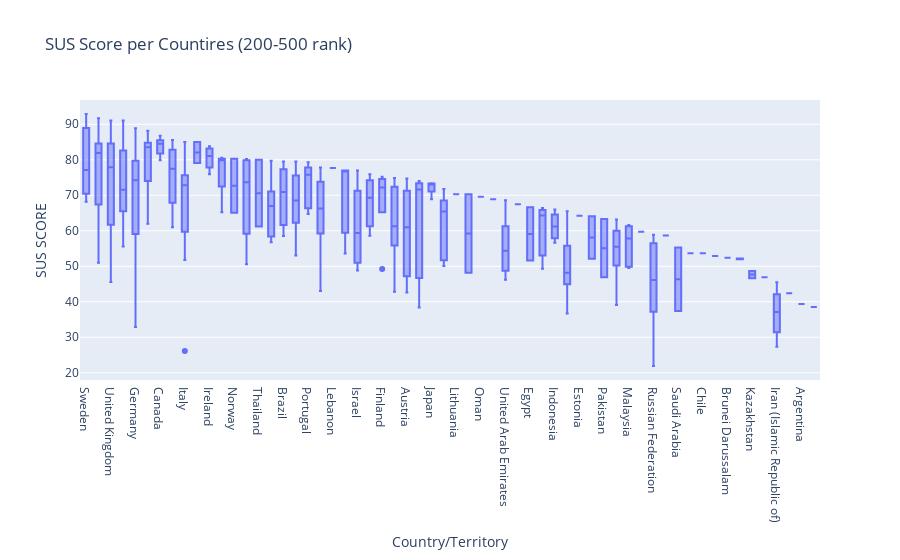

Notebook code for this chart:
### Code cell
# boxplot для FSR Score по странам
fig_fsr = px.box(df_200_500,
    x="Country/Territory",
    y="SUS SCORE",
    title="SUS Score per Countires (200-500 rank)",
)
fig_fsr.show()

### Figure 1 — Plotly figure (JSON) as saved in the notebook; plotly's stock layout.template omitted (floating-point values rounded to 4 significant figures; data arrays with more than 128 entries replaced by an {"elided": "..."} marker saying what was removed)
{"data": [{"alignmentgroup": "True", "hovertemplate": "Country/Territory=%{x}<br>SUS SCORE=%{y}<extra></extra>", "legendgroup": "", "marker": {"color": "#636efa"}, "name": "", "notched": false, "offsetgroup": "", "orientation": "v", "showlegend": false, "type": "box", "x": {"elided": "302 str values"}, "x0": " ", "xaxis": "x", "y": {"elided": "302 float values"}, "y0": " ", "yaxis": "y"}], "layout": {"boxmode": "group", "legend": {"tracegroupgap": 0}, "title": {"text": "SUS Score per Countires (200-500 rank)"}, "xaxis": {"anchor": "y", "domain": [0, 1], "title": {"text": "Country/Territory"}}, "yaxis": {"anchor": "x", "domain": [0, 1], "title": {"text": "SUS SCORE"}}}}
